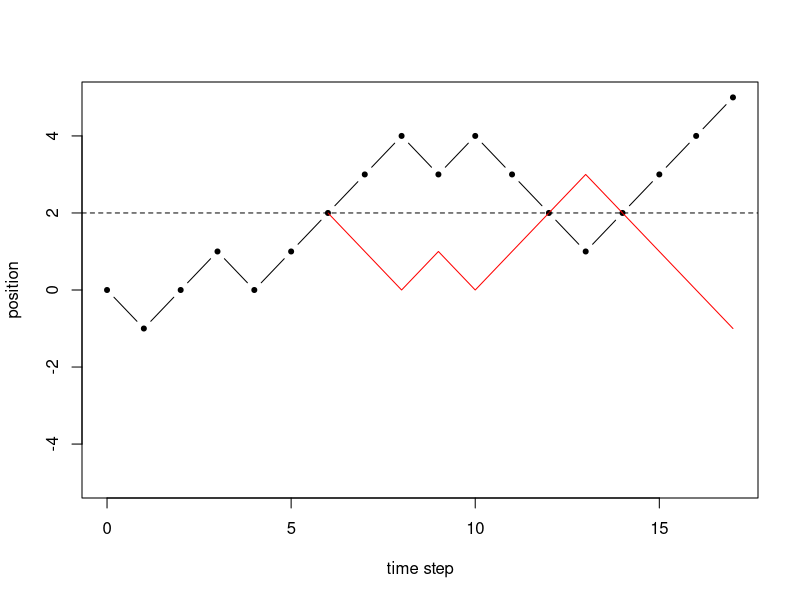

Recreate this plot in R.
## ---- chunk 1
#N <- 20
x <- c(-1,1,1,-1,1,1,1,1,-1,1,-1,-1,-1,1,1,1,1) #sample(c(-1,1),size=N,repl=T) 
rw1 <- c(0,cumsum(x))
r <- 2 #round(quantile(rw1,0.75))
ri <- min(which(rw1==r))
x2 <- x
x2[ri:length(x2)] <- -1*x2[ri:length(x2)]
rw2 <- c(0,cumsum(x2))
plot(0:length(x),rw1,type="b",pch=20,xlab="time step",ylab="position",ylim=c(-5,5))
#plot(0:length(x),rw1,type="b",pch=20,xlab="time step",ylab="position",ylim=c(-2*max(abs(rw1)),2*max(abs(rw1))))
lines((ri-1):(length(x2)),rw2[ri:(length(x2)+1)],type="l",pch=20,col="red")
abline(r,0,lty="dashed")
